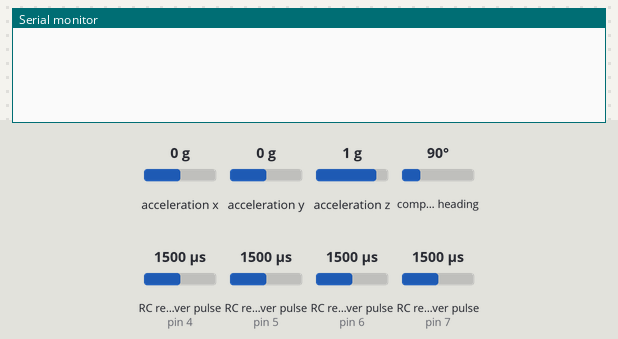
Simulated run of this sketch. Board: Arduino Uno, built with avr-gcc and run on an emulated ATmega328P. Shown: the last lines printed to the serial monitor. Wiring (inferred from the names in the program): 4 × RC receiver channel: data pin 4 / data pin 5 / data pin 6 / data pin 7. The test bench sets the inputs (shaded band); at power-on: acceleration x 0 g, RC receiver pulse (sensors on pin 4, pin 5, pin 6, pin 7) 1500 µs, acceleration y 0 g, acceleration z 1 g, compass heading 90°.

Above: at 2.2 s.
2.3 s: acceleration x set to -1.4 g
At 5.4 s:
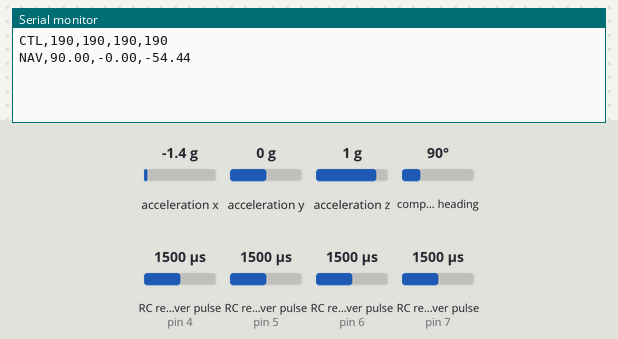
6.4 s: RC receiver pulse (sensor on pin 4) set to 1020 µs
7.9 s: RC receiver pulse (sensor on pin 5) set to 1020 µs
At 9.3 s:
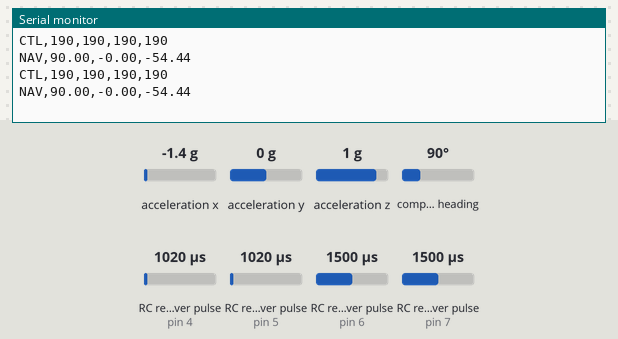
9.4 s: RC receiver pulse (sensor on pin 6) set to 1020 µs
10.9 s: RC receiver pulse (sensor on pin 7) set to 1020 µs
12.4 s: acceleration y set to -1.4 g
At 13.2 s:
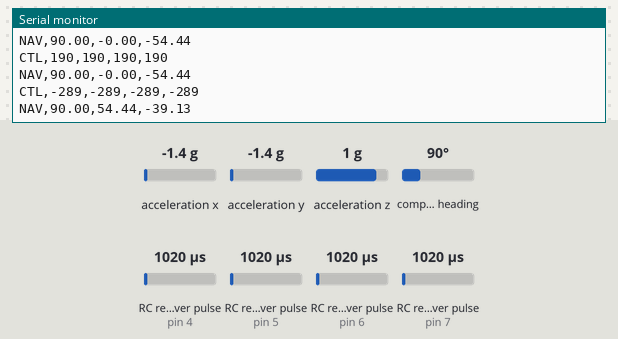

Measured:
- after the input at 2.3 s, the serial monitor: prints a new line after 2.7 s (image 1)
- after the input at 12.4 s, the serial monitor: prints a new line after 0.45 s (image 3)

The sketch:

arduino.ino
```cpp
#include <Wire.h>
#include <Adafruit_Sensor.h>
#include <Adafruit_BNO055.h>
#include <utility/imumaths.h>

#define TOTAL_SAMPLES 50

volatile int roll;
volatile int pitch;
volatile int throttle;
volatile int yaw;
String rc_out;
String imu_out;
Adafruit_BNO055 bno = Adafruit_BNO055(55);

// This methods samples the PWM pin
int sample_pin(int pin)
{
  int i, value = 0;
  for (i = 0; i < TOTAL_SAMPLES; i++)
  {
    int temp = pulseIn(pin, HIGH);
    if (temp == 0)
      break;
     value += temp;
  }
    return value/i;
}

// This method reads the channels of the receiver
// and sends a message
void process_receiver()
{
  yaw = sample_pin(4);
  throttle = sample_pin(5);
  pitch = sample_pin(6);
  roll = sample_pin(7);
  rc_out = "CTL,";
  rc_out += String(yaw) + ",";
  rc_out += String(throttle) + ",";
  rc_out += String(pitch) + ",";
  rc_out += String(roll);
  Serial.println(rc_out);
}

// This method obtains the values from the IMU
// and sends a message
void process_imu()
{
  /* Get a new sensor event */
  sensors_event_t event;
  bno.getEvent(&event);
  imu_out = "NAV,";
  imu_out += String(event.orientation.x) + ","; // Yaw
  imu_out += String(event.orientation.z) + ","; // Pitch
  imu_out += String(event.orientation.y); // Roll
  Serial.println(imu_out);
}

// Setup
void setup()
{
  pinMode(4, INPUT); // Channel for Yaw
  pinMode(5, INPUT); // Channel for Throttle
  pinMode(6, INPUT); // Channel for Pitch
  pinMode(7, INPUT); // Channel for Roll

  Serial.begin(9600);

  if(!bno.begin())
  {
    /* There was a problem detecting the BNO055 ... check your connections */
    Serial.print("Ooops, no BNO055 detected ... Check your wiring or I2C ADDR!");
    while(1);
  }

   delay(1000);
   bno.setExtCrystalUse(true);
}

// Main loop
void loop()
{
  process_receiver();
  process_imu();
}
```
